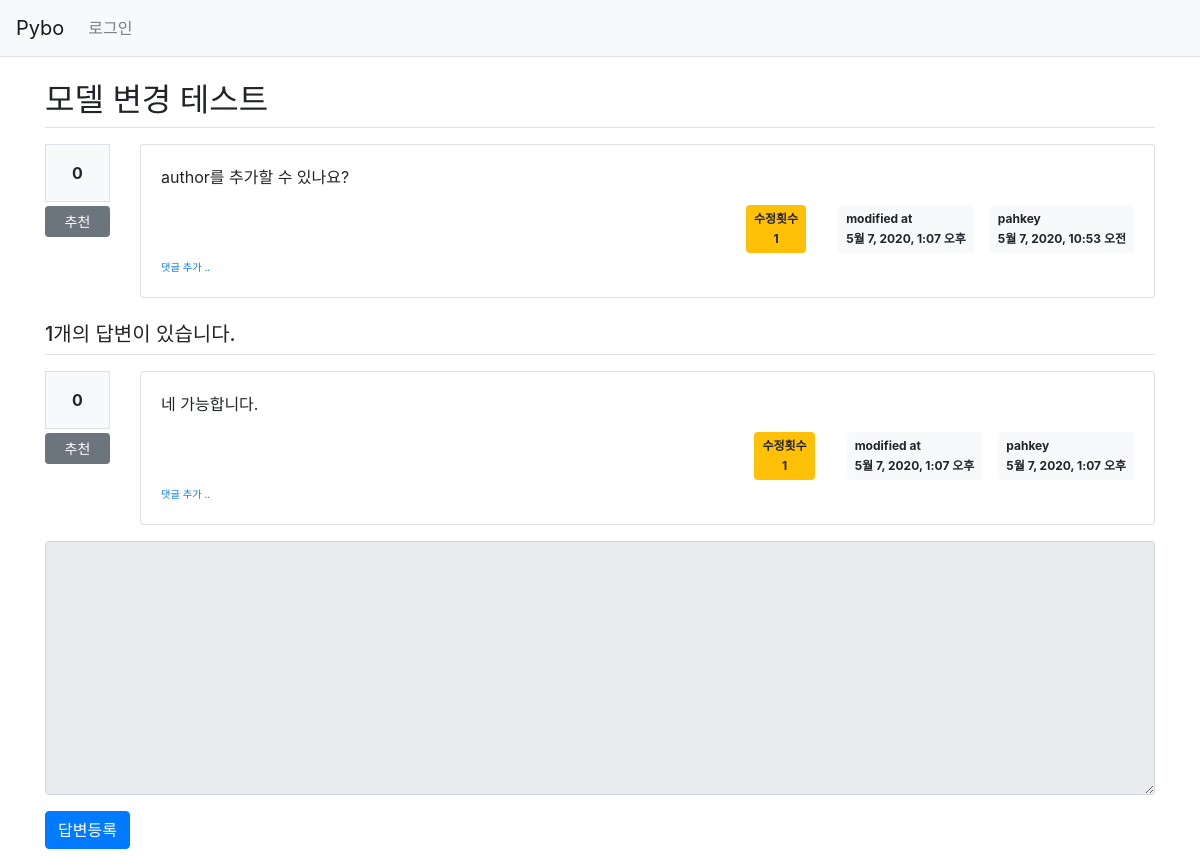
The page /pybo/14/ on the database as committed earlier.
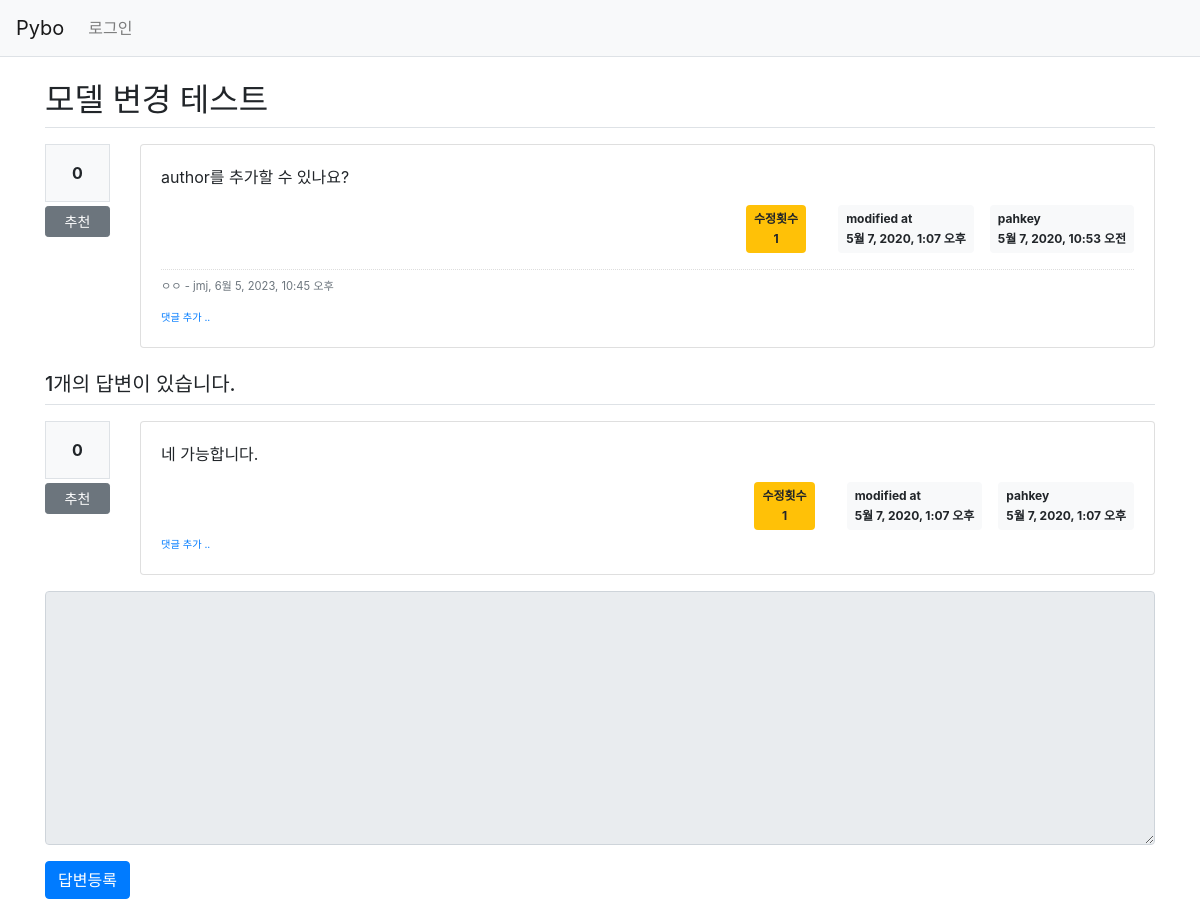
The same page on the database as committed later.
### pybo/models.py (models this page shows, shortened)
class Answer(models.Model):
    author = models.ForeignKey(User, on_delete=models.CASCADE, related_name='author_answer')
    question = models.ForeignKey(Question, on_delete=models.CASCADE)
    content = models.TextField()
    create_date = models.DateTimeField()
    modify_date = models.DateTimeField(null=True, blank=True)
    voter = models.ManyToManyField(User, related_name='voter_answer')
    modify_count = models.IntegerField() # 답변 수정 횟수 추가

class Comment(models.Model):
    author = models.ForeignKey(User, on_delete=models.CASCADE)
    content = models.TextField()
    create_date = models.DateTimeField()
    modify_date = models.DateTimeField(null=True, blank=True)
    question = models.ForeignKey(Question, null=True, blank=True, on_delete=models.CASCADE)
    answer = models.ForeignKey(Answer, null=True, blank=True, on_delete=models.CASCADE)
    modify_count = models.IntegerField() # 댓글 수정 횟수 추가

### pybo/views/base_views.py (the view)
# urls.py: path('<int:question_id>/', base_views.detail, name='detail'),
def detail(request, question_id):
    question = get_object_or_404(Question, pk=question_id)
    context = {'question': question}
    return render(request, 'pybo/question_detail.html', context)

### pybo/templatetags/pybo_filter.py (called while the page is built)
@register.filter()
def mark(value):
    extensions = ["nl2br", "fenced_code"]
    return mark_safe(markdown.markdown(value, extensions=extensions))

### templates/pybo/question_detail.html (shortened to what the changed rows need)
{% extends 'base.html' %}
{% load pybo_filter %}
{% block content %}
<div class="container my-3">
    <h2 class="border-bottom py-2">{{ question.subject }}</h2>
    <div class="row my-3">
        <div class="col-11">
            <div class="card">
                <div class="card-body">
                    {% if question.comment_set.count > 0 %}
                    <div class="mt-3">
                    {% for comment in question.comment_set.all %}
                        <div class="comment py-2 text-muted">
                            <span style="white-space: pre-line;">{{ comment.content }}</span>
                            <span>
                                - {{ comment.author }}, {{ comment.create_date }}
                            </span>
                        </div>
                    {% endfor %}
                    </div>
                    {% endif %}
                </div>
            </div>
        </div>
    </div>
    {% for answer in question.answer_set.all %}
    <div class="row my-3">
        <div class="col-1">
            <div class="bg-light text-center p-3 border font-weight-bolder mb-1">{{answer.voter.count}}</div>
            <a href="#" data-uri="{% url 'pybo:vote_answer' answer.id  %}"
                class="recommend btn btn-sm btn-secondary btn-block my-1">추천</a>
        </div>
        <div class="col-11">
            <div class="card">
                <div class="card-body">
                    <div class="card-text">{{ answer.content|mark }}</div>
                    <div class="d-flex justify-content-end">
                        {% if answer.modify_date %}
                        <div class="badge badge-warning p-2 text-center mx-3">
                            <div class="mb-2">수정횟수</div>
                            <div>{{ answer.modify_count }}</div>
                        </div>
                        <div class="badge badge-light p-2 text-left mx-3">
                            <div class="mb-2">modified at</div>
                            <div>{{ answer.modify_date }}</div>
                        </div>
                        {% endif %}
                        <div class="badge badge-light p-2 text-left">
                            <div class="mb-2">{{ answer.author.username }}</div>
                            <div>{{ answer.create_date }}</div>
                        </div>
                    </div>
                    <div>
                        <a href="{% url 'pybo:comment_create_answer' answer.id  %}"
                           class="small"><small>댓글 추가 ..</small></a>
                    </div>
                </div>
            </div>
        </div>
    </div>
    {% endfor %}
</div>
{% endblock %}

Rows that differ between the two databases and show on the page:
added Comment: content "ㅇㅇ", author "jmj", create_date "6월 5, 2023, 10:45 오후"
